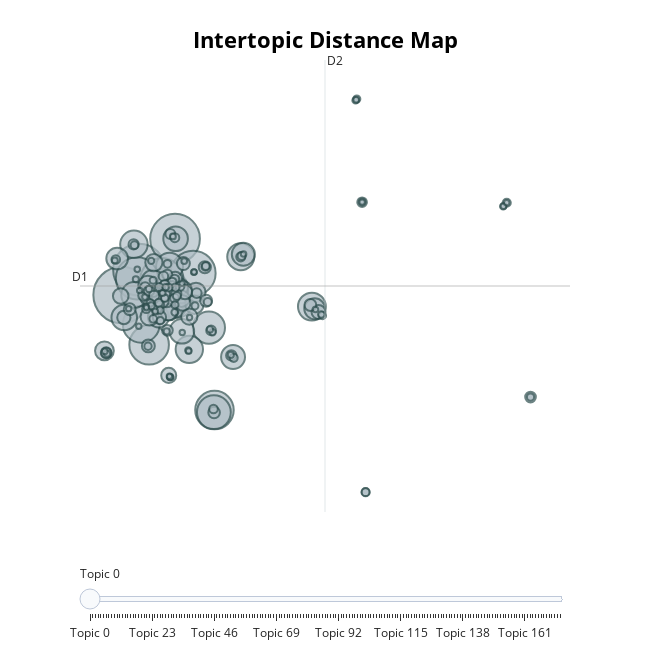

The code cell stored with this chart in its notebook:
### Markdown cell above
### Visualize topics

### Code cell
topic_model.visualize_topics()

### Figure 1 — Plotly figure (JSON) as saved in the notebook; plotly's stock layout.template omitted (floating-point values rounded to 4 significant figures; data arrays with more than 128 entries replaced by an {"elided": "..."} marker saying what was removed)
{"data": [{"customdata": {"elided": "175x3 mixed values"}, "hovertemplate": "<b>Topic %{customdata[0]}</b><br>Words: %{customdata[1]}<br>Size: %{customdata[2]}", "legendgroup": "", "marker": {"color": "#B0BEC5", "line": {"color": "DarkSlateGrey", "width": 2}, "size": {"elided": "175 int values"}, "sizemode": "area", "sizeref": 5.12, "symbol": "circle"}, "mode": "markers", "name": "", "orientation": "v", "showlegend": false, "type": "scatter", "x": {"elided": "175 float values"}, "xaxis": "x", "y": {"elided": "175 float values"}, "yaxis": "y"}], "layout": {"annotations": [{"showarrow": false, "text": "D1", "x": -10.34, "y": 3.913, "yshift": 10}, {"showarrow": false, "text": "D2", "x": 3.184, "xshift": 10, "y": 15.89}], "height": 650, "hoverlabel": {"bgcolor": "white", "font": {"family": "Rockwell", "size": 16}}, "legend": {"itemsizing": "constant", "tracegroupgap": 0}, "margin": {"t": 60}, "shapes": [{"line": {"color": "#CFD8DC", "width": 2}, "type": "line", "x0": 3.184, "x1": 3.184, "y0": -8.061, "y1": 15.89}, {"line": {"color": "#9E9E9E", "width": 2}, "type": "line", "x0": -10.34, "x1": 16.71, "y0": 3.913, "y1": 3.913}], "sliders": [{"active": 0, "pad": {"t": 50}, "steps": [{"args": [{"marker.color": {"elided": "1x175 str values"}}], "label": "Topic 0", "method": "update"}, {"args": [{"marker.color": {"elided": "1x175 str values"}}], "label": "Topic 1", "method": "update"}, {"args": [{"marker.color": {"elided": "1x175 str values"}}], "label": "Topic 2", "method": "update"}, {"args": [{"marker.color": {"elided": "1x175 str values"}}], "label": "Topic 3", "method": "update"}, {"args": [{"marker.color": {"elided": "1x175 str values"}}], "label": "Topic 4", "method": "update"}, {"args": [{"marker.color": {"elided": "1x175 str values"}}], "label": "Topic 5", "method": "update"}, {"args": [{"marker.color": {"elided": "1x175 str values"}}], "label": "Topic 6", "method": "update"}, {"args": [{"marker.color": {"elided": "1x175 str values"}}], "label": "Topic 7", "method": "update"}, {"args": [{"marker.color": {"elided": "1x175 str values"}}], "label": "Topic 8", "method": "update"}, {"args": [{"marker.color": {"elided": "1x175 str values"}}], "label": "Topic 9", "method": "update"}, {"args": [{"marker.color": {"elided": "1x175 str values"}}], "label": "Topic 10", "method": "update"}, {"args": [{"marker.color": {"elided": "1x175 str values"}}], "label": "Topic 11", "method": "update"}, {"args": [{"marker.color": {"elided": "1x175 str values"}}], "label": "Topic 12", "method": "update"}, {"args": [{"marker.color": {"elided": "1x175 str values"}}], "label": "Topic 13", "method": "update"}, {"args": [{"marker.color": {"elided": "1x175 str values"}}], "label": "Topic 14", "method": "update"}, {"args": [{"marker.color": {"elided": "1x175 str values"}}], "label": "Topic 15", "method": "update"}, {"args": [{"marker.color": {"elided": "1x175 str values"}}], "label": "Topic 16", "method": "update"}, {"args": [{"marker.color": {"elided": "1x175 str values"}}], "label": "Topic 17", "method": "update"}, {"args": [{"marker.color": {"elided": "1x175 str values"}}], "label": "Topic 18", "method": "update"}, {"args": [{"marker.color": {"elided": "1x175 str values"}}], "label": "Topic 19", "method": "update"}, {"args": [{"marker.color": {"elided": "1x175 str values"}}], "label": "Topic 20", "method": "update"}, {"args": [{"marker.color": {"elided": "1x175 str values"}}], "label": "Topic 21", "method": "update"}, {"args": [{"marker.color": {"elided": "1x175 str values"}}], "label": "Topic 22", "method": "update"}, {"args": [{"marker.color": {"elided": "1x175 str values"}}], "label": "Topic 23", "method": "update"}, {"args": [{"marker.color": {"elided": "1x175 str values"}}], "label": "Topic 24", "method": "update"}, {"args": [{"marker.color": {"elided": "1x175 str values"}}], "label": "Topic 25", "method": "update"}, {"args": [{"marker.color": {"elided": "1x175 str values"}}], "label": "Topic 26", "method": "update"}, {"args": [{"marker.color": {"elided": "1x175 str values"}}], "label": "Topic 27", "method": "update"}, {"args": [{"marker.color": {"elided": "1x175 str values"}}], "label": "Topic 28", "method": "update"}, {"args": [{"marker.color": {"elided": "1x175 str values"}}], "label": "Topic 29", "method": "update"}, {"args": [{"marker.color": {"elided": "1x175 str values"}}], "label": "Topic 30", "method": "update"}, {"args": [{"marker.color": {"elided": "1x175 str values"}}], "label": "Topic 31", "method": "update"}, {"args": [{"marker.color": {"elided": "1x175 str values"}}], "label": "Topic 32", "method": "update"}, {"args": [{"marker.color": {"elided": "1x175 str values"}}], "label": "Topic 33", "method": "update"}, {"args": [{"marker.color": {"elided": "1x175 str values"}}], "label": "Topic 34", "method": "update"}, {"args": [{"marker.color": {"elided": "1x175 str values"}}], "label": "Topic 35", "method": "update"}, {"args": [{"marker.color": {"elided": "1x175 str values"}}], "label": "Topic 36", "method": "update"}, {"args": [{"marker.color": {"elided": "1x175 str values"}}], "label": "Topic 37", "method": "update"}, {"args": [{"marker.color": {"elided": "1x175 str values"}}], "label": "Topic 38", "method": "update"}, {"args": [{"marker.color": {"elided": "1x175 str values"}}], "label": "Topic 39", "method": "update"}, {"args": [{"marker.color": {"elided": "1x175 str values"}}], "label": "Topic 40", "method": "update"}, {"args": [{"marker.color": {"elided": "1x175 str values"}}], "label": "Topic 41", "method": "update"}, {"args": [{"marker.color": {"elided": "1x175 str values"}}], "label": "Topic 42", "method": "update"}, {"args": [{"marker.color": {"elided": "1x175 str values"}}], "label": "Topic 43", "method": "update"}, {"args": [{"marker.color": {"elided": "1x175 str values"}}], "label": "Topic 44", "method": "update"}, {"args": [{"marker.color": {"elided": "1x175 str values"}}], "label": "Topic 45", "method": "update"}, {"args": [{"marker.color": {"elided": "1x175 str values"}}], "label": "Topic 46", "method": "update"}, {"args": [{"marker.color": {"elided": "1x175 str values"}}], "label": "Topic 47", "method": "update"}, {"args": [{"marker.color": {"elided": "1x175 str values"}}], "label": "Topic 48", "method": "update"}, {"args": [{"marker.color": {"elided": "1x175 str values"}}], "label": "Topic 49", "method": "update"}, {"args": [{"marker.color": {"elided": "1x175 str values"}}], "label": "Topic 50", "method": "update"}, {"args": [{"marker.color": {"elided": "1x175 str values"}}], "label": "Topic 51", "method": "update"}, {"args": [{"marker.color": {"elided": "1x175 str values"}}], "label": "Topic 52", "method": "update"}, {"args": [{"marker.color": {"elided": "1x175 str values"}}], "label": "Topic 53", "method": "update"}, {"args": [{"marker.color": {"elided": "1x175 str values"}}], "label": "Topic 54", "method": "update"}, {"args": [{"marker.color": {"elided": "1x175 str values"}}], "label": "Topic 55", "method": "update"}, {"args": [{"marker.color": {"elided": "1x175 str values"}}], "label": "Topic 56", "method": "update"}, {"args": [{"marker.color": {"elided": "1x175 str values"}}], "label": "Topic 57", "method": "update"}, {"args": [{"marker.color": {"elided": "1x175 str values"}}], "label": "Topic 58", "method": "update"}, {"args": [{"marker.color": {"elided": "1x175 str values"}}], "label": "Topic 59", "method": "update"}, {"args": [{"marker.color": {"elided": "1x175 str values"}}], "label": "Topic 60", "method": "update"}, {"args": [{"marker.color": {"elided": "1x175 str values"}}], "label": "Topic 61", "method": "update"}, {"args": [{"marker.color": {"elided": "1x175 str values"}}], "label": "Topic 62", "method": "update"}, {"args": [{"marker.color": {"elided": "1x175 str values"}}], "label": "Topic 63", "method": "update"}, {"args": [{"marker.color": {"elided": "1x175 str values"}}], "label": "Topic 64", "method": "update"}, {"args": [{"marker.color": {"elided": "1x175 str values"}}], "label": "Topic 65", "method": "update"}, {"args": [{"marker.color": {"elided": "1x175 str values"}}], "label": "Topic 66", "method": "update"}, {"args": [{"marker.color": {"elided": "1x175 str values"}}], "label": "Topic 67", "method": "update"}, {"args": [{"marker.color": {"elided": "1x175 str values"}}], "label": "Topic 68", "method": "update"}, {"args": [{"marker.color": {"elided": "1x175 str values"}}], "label": "Topic 69", "method": "update"}, {"args": [{"marker.color": {"elided": "1x175 str values"}}], "label": "Topic 70", "method": "update"}, {"args": [{"marker.color": {"elided": "1x175 str values"}}], "label": "Topic 71", "method": "update"}, {"args": [{"marker.color": {"elided": "1x175 str values"}}], "label": "Topic 72", "method": "update"}, {"args": [{"marker.color": {"elided": "1x175 str values"}}], "label": "Topic 73", "method": "update"}, {"args": [{"marker.color": {"elided": "1x175 str values"}}], "label": "Topic 74", "method": "update"}, {"args": [{"marker.color": {"elided": "1x175 str values"}}], "label": "Topic 75", "method": "update"}, {"args": [{"marker.color": {"elided": "1x175 str values"}}], "label": "Topic 76", "method": "update"}, {"args": [{"marker.color": {"elided": "1x175 str values"}}], "label": "Topic 77", "method": "update"}, {"args": [{"marker.color": {"elided": "1x175 str values"}}], "label": "Topic 78", "method": "update"}, {"args": [{"marker.color": {"elided": "1x175 str values"}}], "label": "Topic 79", "method": "update"}, {"args": [{"marker.color": {"elided": "1x175 str values"}}], "label": "Topic 80", "method": "update"}, {"args": [{"marker.color": {"elided": "1x175 str values"}}], "label": "Topic 81", "method": "update"}, {"args": [{"marker.color": {"elided": "1x175 str values"}}], "label": "Topic 82", "method": "update"}, {"args": [{"marker.color": {"elided": "1x175 str values"}}], "label": "Topic 83", "method": "update"}, {"args": [{"marker.color": {"elided": "1x175 str values"}}], "label": "Topic 84", "method": "update"}, {"args": [{"marker.color": {"elided": "1x175 str values"}}], "label": "Topic 85", "method": "update"}, {"args": [{"marker.color": {"elided": "1x175 str values"}}], "label": "Topic 86", "method": "update"}, {"args": [{"marker.color": {"elided": "1x175 str values"}}], "label": "Topic 87", "method": "update"}, {"args": [{"marker.color": {"elided": "1x175 str values"}}], "label": "Topic 88", "method": "update"}, {"args": [{"marker.color": {"elided": "1x175 str values"}}], "label": "Topic 89", "method": "update"}, {"args": [{"marker.color": {"elided": "1x175 str values"}}], "label": "Topic 90", "method": "update"}, {"args": [{"marker.color": {"elided": "1x175 str values"}}], "label": "Topic 91", "method": "update"}, {"args": [{"marker.color": {"elided": "1x175 str values"}}], "label": "Topic 92", "method": "update"}, {"args": [{"marker.color": {"elided": "1x175 str values"}}], "label": "Topic 93", "method": "update"}, {"args": [{"marker.color": {"elided": "1x175 str values"}}], "label": "Topic 94", "method": "update"}, {"args": [{"marker.color": {"elided": "1x175 str values"}}], "label": "Topic 95", "method": "update"}, {"args": [{"marker.color": {"elided": "1x175 str values"}}], "label": "Topic 96", "method": "update"}, {"args": [{"marker.color": {"elided": "1x175 str values"}}], "label": "Topic 97", "method": "update"}, {"args": [{"marker.color": {"elided": "1x175 str values"}}], "label": "Topic 98", "method": "update"}, {"args": [{"marker.color": {"elided": "1x175 str values"}}], "label": "Topic 99", "method": "update"}, {"args": [{"marker.color": {"elided": "1x175 str values"}}], "label": "Topic 100", "method": "update"}, {"args": [{"marker.color": {"elided": "1x175 str values"}}], "label": "Topic 101", "method": "update"}, {"args": [{"marker.color": {"elided": "1x175 str values"}}], "label": "Topic 102", "method": "update"}, {"args": [{"marker.color": {"elided": "1x175 str values"}}], "label": "Topic 103", "method": "update"}, {"args": [{"marker.color": {"elided": "1x175 str values"}}], "label": "Topic 104", "method": "update"}, {"args": [{"marker.color": {"elided": "1x175 str values"}}], "label": "Topic 105", "method": "update"}, {"args": [{"marker.color": {"elided": "1x175 str values"}}], "label": "Topic 106", "method": "update"}, {"args": [{"marker.color": {"elided": "1x175 str values"}}], "label": "Topic 107", "method": "update"}, {"args": [{"marker.color": {"elided": "1x175 str values"}}], "label": "Topic 108", "method": "update"}, {"args": [{"marker.color": {"elided": "1x175 str values"}}], "label": "Topic 109", "method": "update"}, {"args": [{"marker.color": {"elided": "1x175 str values"}}], "label": "Topic 110", "method": "update"}, {"args": [{"marker.color": {"elided": "1x175 str values"}}], "label": "Topic 111", "method": "update"}, {"args": [{"marker.color": {"elided": "1x175 str values"}}], "label": "Topic 112", "method": "update"}, {"args": [{"marker.color": {"elided": "1x175 str values"}}], "label": "Topic 113", "method": "update"}, {"args": [{"marker.color": {"elided": "1x175 str values"}}], "label": "Topic 114", "method": "update"}, {"args": [{"marker.color": {"elided": "1x175 str values"}}], "label": "Topic 115", "method": "update"}, {"args": [{"marker.color": {"elided": "1x175 str values"}}], "label": "Topic 116", "method": "update"}, {"args": [{"marker.color": {"elided": "1x175 str values"}}], "label": "Topic 117", "method": "update"}, {"args": [{"marker.color": {"elided": "1x175 str values"}}], "label": "Topic 118", "method": "update"}, {"args": [{"marker.color": {"elided": "1x175 str values"}}], "label": "Topic 119", "method": "update"}, {"args": [{"marker.color": {"elided": "1x175 str values"}}], "label": "Topic 120", "method": "update"}, {"args": [{"marker.color": {"elided": "1x175 str values"}}], "label": "Topic 121", "method": "update"}, {"args": [{"marker.color": {"elided": "1x175 str values"}}], "label": "Topic 122", "method": "update"}, {"args": [{"marker.color": {"elided": "1x175 str values"}}], "label": "Topic 123", "method": "update"}, {"args": [{"marker.color": {"elided": "1x175 str values"}}], "label": "Topic 124", "method": "update"}, {"args": [{"marker.color": {"elided": "1x175 str values"}}], "label": "Topic 125", "method": "update"}, {"args": [{"marker.color": {"elided": "1x175 str values"}}], "label": "Topic 126", "method": "update"}, {"args": [{"marker.color": {"elided": "1x175 str values"}}], "label": "Topic 127", "method": "update"}, {"args": [{"marker.color": {"elided": "1x175 str values"}}], "label": "Topic 128", "method": "update"}, {"args": [{"marker.color": {"elided": "1x175 str values"}}], "label": "Topic 129", "method": "update"}, {"args": [{"marker.color": {"elided": "1x175 str values"}}], "label": "Topic 130", "method": "update"}, {"args": [{"marker.color": {"elided": "1x175 str values"}}], "label": "Topic 131", "method": "update"}, {"args": [{"marker.color": {"elided": "1x175 str values"}}], "label": "Topic 132", "method": "update"}, {"args": [{"marker.color": {"elided": "1x175 str values"}}], "label": "Topic 133", "method": "update"}, {"args": [{"marker.color": {"elided": "1x175 str values"}}], "label": "Topic 134", "method": "update"}, {"args": [{"marker.color": {"elided": "1x175 str values"}}], "label": "Topic 135", "method": "update"}, {"args": [{"marker.color": {"elided": "1x175 str values"}}], "label": "Topic 136", "method": "update"}, {"args": [{"marker.color": {"elided": "1x175 str values"}}], "label": "Topic 137", "method": "update"}, {"args": [{"marker.color": {"elided": "1x175 str values"}}], "label": "Topic 138", "method": "update"}, {"args": [{"marker.color": {"elided": "1x175 str values"}}], "label": "Topic 139", "method": "update"}, {"args": [{"marker.color": {"elided": "1x175 str values"}}], "label": "Topic 140", "method": "update"}, {"args": [{"marker.color": {"elided": "1x175 str values"}}], "label": "Topic 141", "method": "update"}, {"args": [{"marker.color": {"elided": "1x175 str values"}}], "label": "Topic 142", "method": "update"}, {"args": [{"marker.color": {"elided": "1x175 str values"}}], "label": "Topic 143", "method": "update"}, {"args": [{"marker.color": {"elided": "1x175 str values"}}], "label": "Topic 144", "method": "update"}, {"args": [{"marker.color": {"elided": "1x175 str values"}}], "label": "Topic 145", "method": "update"}, {"args": [{"marker.color": {"elided": "1x175 str values"}}], "label": "Topic 146", "method": "update"}, {"args": [{"marker.color": {"elided": "1x175 str values"}}], "label": "Topic 147", "method": "update"}, {"args": [{"marker.color": {"elided": "1x175 str values"}}], "label": "Topic 148", "method": "update"}, {"args": [{"marker.color": {"elided": "1x175 str values"}}], "label": "Topic 149", "method": "update"}, {"args": [{"marker.color": {"elided": "1x175 str values"}}], "label": "Topic 150", "method": "update"}, {"args": [{"marker.color": {"elided": "1x175 str values"}}], "label": "Topic 151", "method": "update"}, {"args": [{"marker.color": {"elided": "1x175 str values"}}], "label": "Topic 152", "method": "update"}, {"args": [{"marker.color": {"elided": "1x175 str values"}}], "label": "Topic 153", "method": "update"}, {"args": [{"marker.color": {"elided": "1x175 str values"}}], "label": "Topic 154", "method": "update"}, {"args": [{"marker.color": {"elided": "1x175 str values"}}], "label": "Topic 155", "method": "update"}, {"args": [{"marker.color": {"elided": "1x175 str values"}}], "label": "Topic 156", "method": "update"}, {"args": [{"marker.color": {"elided": "1x175 str values"}}], "label": "Topic 157", "method": "update"}, {"args": [{"marker.color": {"elided": "1x175 str values"}}], "label": "Topic 158", "method": "update"}, {"args": [{"marker.color": {"elided": "1x175 str values"}}], "label": "Topic 159", "method": "update"}, {"args": [{"marker.color": {"elided": "1x175 str values"}}], "label": "Topic 160", "method": "update"}, {"args": [{"marker.color": {"elided": "1x175 str values"}}], "label": "Topic 161", "method": "update"}, {"args": [{"marker.color": {"elided": "1x175 str values"}}], "label": "Topic 162", "method": "update"}, {"args": [{"marker.color": {"elided": "1x175 str values"}}], "label": "Topic 163", "method": "update"}, {"args": [{"marker.color": {"elided": "1x175 str values"}}], "label": "Topic 164", "method": "update"}, {"args": [{"marker.color": {"elided": "1x175 str values"}}], "label": "Topic 165", "method": "update"}, {"args": [{"marker.color": {"elided": "1x175 str values"}}], "label": "Topic 166", "method": "update"}, {"args": [{"marker.color": {"elided": "1x175 str values"}}], "label": "Topic 167", "method": "update"}, {"args": [{"marker.color": {"elided": "1x175 str values"}}], "label": "Topic 168", "method": "update"}, {"args": [{"marker.color": {"elided": "1x175 str values"}}], "label": "Topic 169", "method": "update"}, {"args": [{"marker.color": {"elided": "1x175 str values"}}], "label": "Topic 170", "method": "update"}, {"args": [{"marker.color": {"elided": "1x175 str values"}}], "label": "Topic 171", "method": "update"}, {"args": [{"marker.color": {"elided": "1x175 str values"}}], "label": "Topic 172", "method": "update"}, {"args": [{"marker.color": {"elided": "1x175 str values"}}], "label": "Topic 173", "method": "update"}, {"args": [{"marker.color": {"elided": "1x175 str values"}}], "label": "Topic 174", "method": "update"}]}], "title": {"font": {"color": "Black", "size": 22}, "text": "<b>Intertopic Distance Map", "x": 0.5, "xanchor": "center", "y": 0.95, "yanchor": "top"}, "width": 650, "xaxis": {"anchor": "y", "domain": [0, 1], "range": [-10.34, 16.71], "title": {"text": ""}, "type": "linear", "visible": false}, "yaxis": {"anchor": "x", "domain": [0, 1], "range": [-8.061, 15.89], "title": {"text": ""}, "type": "linear", "visible": false}}}
